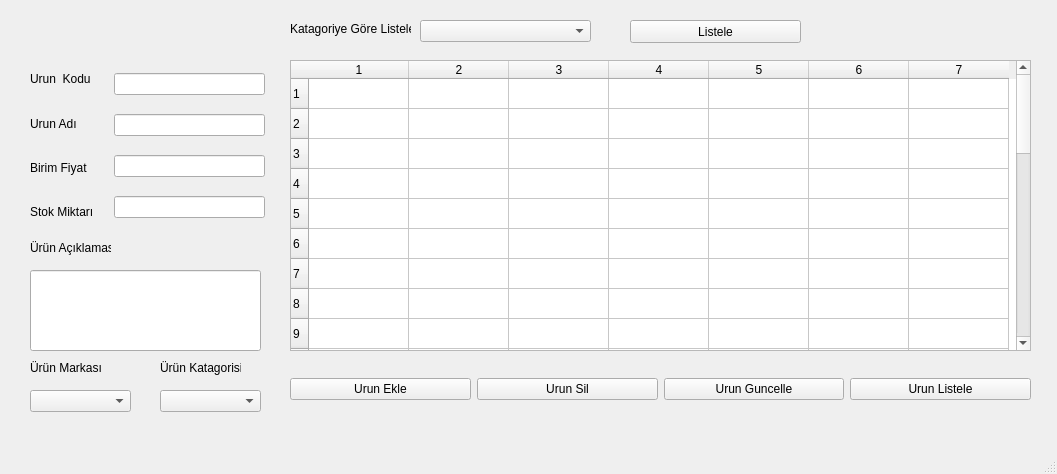
<?xml version="1.0" encoding="UTF-8"?>
<ui version="4.0">
 <class>MainWindow</class>
 <widget class="QMainWindow" name="MainWindow">
  <property name="geometry">
   <rect>
    <x>0</x>
    <y>0</y>
    <width>1057</width>
    <height>474</height>
   </rect>
  </property>
  <property name="windowTitle">
   <string>MainWindow</string>
  </property>
  <widget class="QWidget" name="centralwidget">
   <widget class="QLabel" name="label_5">
    <property name="geometry">
     <rect>
      <x>30</x>
      <y>240</y>
      <width>81</width>
      <height>16</height>
     </rect>
    </property>
    <property name="text">
     <string>Ürün Açıklaması</string>
    </property>
   </widget>
   <widget class="QComboBox" name="cmbmarka">
    <property name="geometry">
     <rect>
      <x>30</x>
      <y>390</y>
      <width>101</width>
      <height>22</height>
     </rect>
    </property>
    <property name="currentText">
     <string/>
    </property>
    <property name="currentIndex">
     <number>-1</number>
    </property>
    <item>
     <property name="text">
      <string>Acer</string>
     </property>
    </item>
    <item>
     <property name="text">
      <string>Samsung</string>
     </property>
    </item>
    <item>
     <property name="text">
      <string>Frisby</string>
     </property>
    </item>
    <item>
     <property name="text">
      <string>Apple</string>
     </property>
    </item>
    <item>
     <property name="text">
      <string>Oppo</string>
     </property>
    </item>
    <item>
     <property name="text">
      <string>Xiomi</string>
     </property>
    </item>
   </widget>
   <widget class="QComboBox" name="cmbkatagori">
    <property name="geometry">
     <rect>
      <x>160</x>
      <y>390</y>
      <width>101</width>
      <height>22</height>
     </rect>
    </property>
    <property name="currentIndex">
     <number>-1</number>
    </property>
    <item>
     <property name="text">
      <string>Telefon</string>
     </property>
    </item>
    <item>
     <property name="text">
      <string>Bilgisayar</string>
     </property>
    </item>
    <item>
     <property name="text">
      <string>Tv</string>
     </property>
    </item>
   </widget>
   <widget class="QLabel" name="label_6">
    <property name="geometry">
     <rect>
      <x>30</x>
      <y>360</y>
      <width>71</width>
      <height>16</height>
     </rect>
    </property>
    <property name="text">
     <string>Ürün Markası</string>
    </property>
   </widget>
   <widget class="QLabel" name="label_7">
    <property name="geometry">
     <rect>
      <x>160</x>
      <y>360</y>
      <width>81</width>
      <height>16</height>
     </rect>
    </property>
    <property name="text">
     <string>Ürün Katagorisi</string>
    </property>
   </widget>
   <widget class="QLineEdit" name="lneurunaciklamasi">
    <property name="geometry">
     <rect>
      <x>30</x>
      <y>270</y>
      <width>231</width>
      <height>81</height>
     </rect>
    </property>
   </widget>
   <widget class="QTableWidget" name="tbllist">
    <property name="geometry">
     <rect>
      <x>290</x>
      <y>60</y>
      <width>741</width>
      <height>291</height>
     </rect>
    </property>
    <property name="rowCount">
     <number>30</number>
    </property>
    <property name="columnCount">
     <number>7</number>
    </property>
    <row/>
    <row/>
    <row/>
    <row/>
    <row/>
    <row/>
    <row/>
    <row/>
    <row/>
    <row/>
    <row/>
    <row/>
    <row/>
    <row/>
    <row/>
    <row/>
    <row/>
    <row/>
    <row/>
    <row/>
    <row/>
    <row/>
    <row/>
    <row/>
    <row/>
    <row/>
    <row/>
    <row/>
    <row/>
    <row/>
    <column/>
    <column/>
    <column/>
    <column/>
    <column/>
    <column/>
    <column/>
   </widget>
   <widget class="QComboBox" name="cmbkat">
    <property name="geometry">
     <rect>
      <x>420</x>
      <y>20</y>
      <width>171</width>
      <height>22</height>
     </rect>
    </property>
    <property name="currentIndex">
     <number>-1</number>
    </property>
    <item>
     <property name="text">
      <string>Telefon</string>
     </property>
    </item>
    <item>
     <property name="text">
      <string>Bilgisayar</string>
     </property>
    </item>
    <item>
     <property name="text">
      <string>Tv</string>
     </property>
    </item>
   </widget>
   <widget class="QLabel" name="label_8">
    <property name="geometry">
     <rect>
      <x>290</x>
      <y>10</y>
      <width>121</width>
      <height>38</height>
     </rect>
    </property>
    <property name="text">
     <string>Katagoriye Göre Listele</string>
    </property>
   </widget>
   <widget class="QPushButton" name="btnkatlist">
    <property name="geometry">
     <rect>
      <x>630</x>
      <y>20</y>
      <width>171</width>
      <height>23</height>
     </rect>
    </property>
    <property name="text">
     <string>Listele</string>
    </property>
   </widget>
   <widget class="QWidget" name="">
    <property name="geometry">
     <rect>
      <x>30</x>
      <y>60</y>
      <width>81</width>
      <height>171</height>
     </rect>
    </property>
    <layout class="QVBoxLayout" name="verticalLayout">
     <item>
      <widget class="QLabel" name="label">
       <property name="text">
        <string>Urun  Kodu</string>
       </property>
      </widget>
     </item>
     <item>
      <widget class="QLabel" name="label_2">
       <property name="text">
        <string>Urun Adı</string>
       </property>
      </widget>
     </item>
     <item>
      <widget class="QLabel" name="label_3">
       <property name="text">
        <string>Birim Fiyat</string>
       </property>
      </widget>
     </item>
     <item>
      <widget class="QLabel" name="label_4">
       <property name="text">
        <string>Stok Miktarı</string>
       </property>
      </widget>
     </item>
    </layout>
   </widget>
   <widget class="QWidget" name="">
    <property name="geometry">
     <rect>
      <x>114</x>
      <y>60</y>
      <width>151</width>
      <height>171</height>
     </rect>
    </property>
    <layout class="QVBoxLayout" name="verticalLayout_2">
     <item>
      <widget class="QLineEdit" name="lneurunkodu"/>
     </item>
     <item>
      <widget class="QLineEdit" name="lneurunadi"/>
     </item>
     <item>
      <widget class="QLineEdit" name="lnebirimfiyat"/>
     </item>
     <item>
      <widget class="QLineEdit" name="lnestokmiktar"/>
     </item>
    </layout>
   </widget>
   <widget class="QWidget" name="">
    <property name="geometry">
     <rect>
      <x>290</x>
      <y>364</y>
      <width>741</width>
      <height>51</height>
     </rect>
    </property>
    <layout class="QHBoxLayout" name="horizontalLayout">
     <item>
      <widget class="QPushButton" name="btekle">
       <property name="text">
        <string>Urun Ekle</string>
       </property>
      </widget>
     </item>
     <item>
      <widget class="QPushButton" name="btnsil">
       <property name="text">
        <string>Urun Sil</string>
       </property>
      </widget>
     </item>
     <item>
      <widget class="QPushButton" name="btngunc">
       <property name="text">
        <string>Urun Guncelle</string>
       </property>
      </widget>
     </item>
     <item>
      <widget class="QPushButton" name="btnlist">
       <property name="text">
        <string>Urun Listele</string>
       </property>
      </widget>
     </item>
    </layout>
   </widget>
  </widget>
  <widget class="QMenuBar" name="menubar">
   <property name="geometry">
    <rect>
     <x>0</x>
     <y>0</y>
     <width>1057</width>
     <height>21</height>
    </rect>
   </property>
  </widget>
  <widget class="QStatusBar" name="statusbar"/>
 </widget>
 <resources/>
 <connections/>
</ui>
